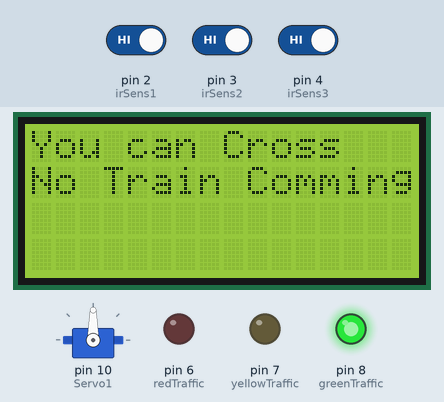
A sketch run on a simulated Arduino Uno, built with avr-gcc and run on an emulated ATmega328P. On the bench: 16×4 character LCD, servo, output pins drawn as LEDs (lit = HIGH). Inputs (shaded band) come from the test bench; at power-on: pin 2 (irSens1) HIGH, pin 4 (irSens3) HIGH, pin 3 (irSens2) HIGH.

Above: at 1.2 s.
1.3 s: pin 2 (irSens1) driven LOW
At 2.0 s:
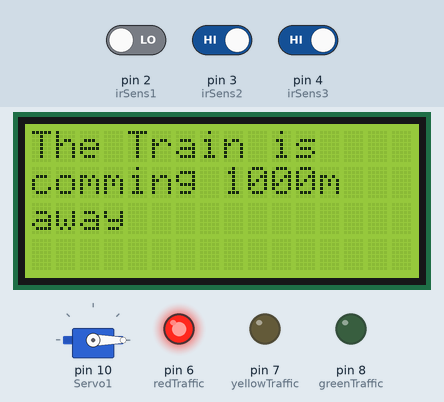
5.4 s: pin 2 (irSens1) driven HIGH
At 7.0 s:
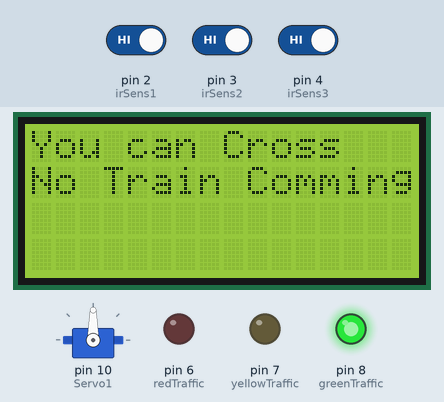
10.0 s: pin 4 (irSens3) driven LOW
At 10.9 s:
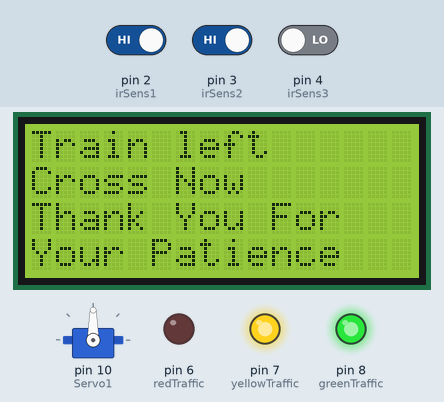
14.6 s: pin 3 (irSens2) driven LOW
At 16.1 s:
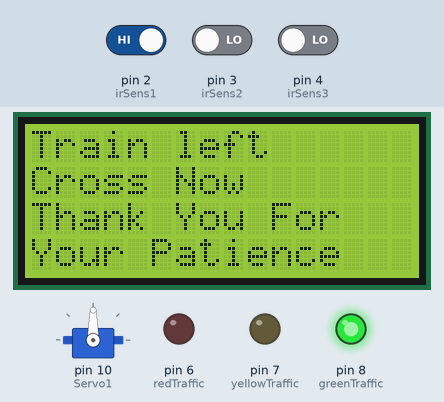
19.2 s: pin 3 (irSens2) driven HIGH
At 20.1 s:
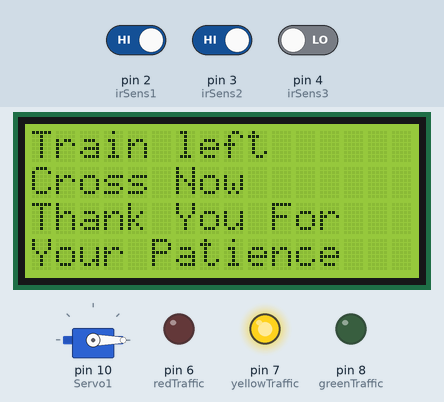
23.0 s: pin 4 (irSens3) driven HIGH
At 25.2 s:
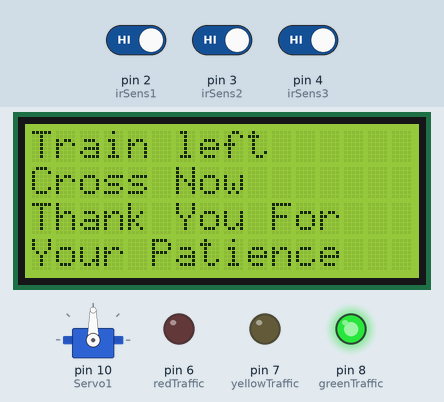
Timing chart, 0 to 26.7 s (numbered marks = the images above; inputs shaded):
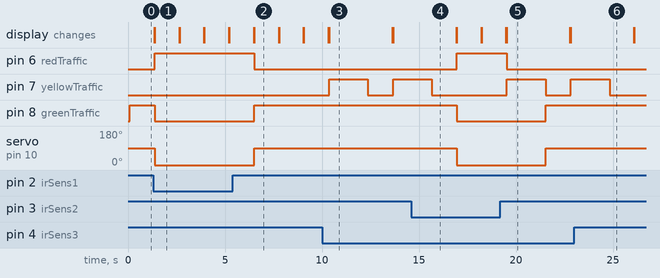

The sketch:

train_collosion_avoiding_system_byMe.ino
```cpp
#include<LiquidCrystal_I2C.h>//LCD Library
#include<Servo.h>//Servo Library

LiquidCrystal_I2C lcd(0x27,16,4);//defining lcd display

int irSens1 = 2;//creating variables for each IR Sensor Input Pin
int irSens2 = 3;
int irSens3 = 4;
//int irSens4 = 9;
int irSens1In;//creating variables for each IR Sensor Input value
int irSens2In;
int irSens3In;
//int irSens4In;
//int batteryVolSens = 5; for future videos
int redTraffic = 6;//defining LEDs
int yellowTraffic = 7;
int greenTraffic = 8;
Servo Servo1;


void setup() {
  pinMode(irSens1,INPUT);//setting up IR Sensor Pins
  pinMode(irSens2,INPUT);
  pinMode(irSens3,INPUT);
  //pinMode(irSens4,INPUT);
  //pinMode(batteryVolSens,INPUT);
  pinMode(redTraffic,OUTPUT);
  pinMode(yellowTraffic,OUTPUT);
  pinMode(greenTraffic,OUTPUT);
  lcd.init();
  lcd.backlight();
  Servo1.attach(10);
  Serial.begin(9600);

}

void loop() {
  irSens1In = digitalRead(irSens1);
  irSens2In = digitalRead(irSens2);
  irSens3In = digitalRead(irSens3);
  //irSens4In = digitalRead(irSens4);

  /*if (irSens1In == 0){
    lcd.setCursor(0,0);
    lcd.print("The Train is");
    lcd.setCursor(0,1);
    lcd.print("comming 1500");
    lcd.setCursor(12,1);
    lcd.print("m");
    lcd.setCursor(-4,2);
    lcd.print("away");
    Servo1.write(0);
    digitalWrite(redTraffic,HIGH);
    digitalWrite(greenTraffic,LOW);
    digitalWrite(yellowTraffic,LOW);
  }*/
  if (irSens1In == 0){
    lcd.setCursor(0,0);
    lcd.print("The Train is");
    lcd.setCursor(0,1);
    lcd.print("comming 1000");
    lcd.setCursor(12,1);
    lcd.print("m");
    lcd.setCursor(-4,2);
    lcd.print("away");
    Servo1.write(0);
    digitalWrite(redTraffic,HIGH);
    digitalWrite(greenTraffic,LOW);
    digitalWrite(yellowTraffic,LOW);
  }
  else if (irSens2In == 0){
    lcd.setCursor(0,0);
    lcd.print("The Train is");
    lcd.setCursor(0,1);
    lcd.print("comming 500");
    lcd.setCursor(11,1);
    lcd.print("m");
    lcd.setCursor(-4,2);
    lcd.print("away");
    Servo1.write(0);
    digitalWrite(redTraffic,HIGH);
    digitalWrite(greenTraffic,LOW);
    digitalWrite(yellowTraffic,LOW);
  }
  else if (irSens3In == 0){
    lcd.setCursor(0,0);
    lcd.print("Train left");
    lcd.setCursor(0,1);
    lcd.print("Cross Now");
    lcd.setCursor(-4,2);
    lcd.print("Thank You For");
    lcd.setCursor(-4,3);
    lcd.print("Your Patience");
    digitalWrite(redTraffic,LOW);
    digitalWrite(yellowTraffic,HIGH);
    delay(2000);
    digitalWrite(yellowTraffic,LOW);
    digitalWrite(greenTraffic,HIGH);
    Servo1.write(90);
  }
  else{
    Servo1.write(90);
    lcd.setCursor(0, 0);
    lcd.print("You can Cross");
    lcd.setCursor(0, 1);
    lcd.print("No Train Comming");
    digitalWrite(redTraffic,LOW);
    digitalWrite(yellowTraffic,LOW);
    digitalWrite(greenTraffic,HIGH);
  }
  delay(1250);
  lcd.clear();

}
```

Measured:
- after the input at 1.3 s, pin 6 (redTraffic): LOW → HIGH after 0.08 s; pin 8 (greenTraffic): HIGH → LOW after 0.08 s; servo on pin 10 (Servo1): 90° → 0° after 0.08 s; the display: first differs from a run without the input after 0.08 s (image 1)
- after the input at 5.4 s, pin 6 (redTraffic): HIGH → LOW after 1.1 s; pin 8 (greenTraffic): LOW → HIGH after 1.1 s; servo on pin 10 (Servo1): 0° → 90° after 1.1 s; the display: first differs from a run without the input after 1.1 s (image 2)
- after the input at 10.0 s, pin 7 (yellowTraffic): LOW → HIGH after 0.37 s, → LOW 2.0 s later, → HIGH 1.3 s later; the display: first differs from a run without the input after 0.37 s (image 3)
- after the input at 14.6 s, pin 6 (redTraffic): LOW → HIGH after 2.3 s; pin 7 (yellowTraffic): goes on until 15.7 s, then stays LOW; pin 8 (greenTraffic): HIGH → LOW after 2.3 s; servo on pin 10 (Servo1): 90° → 0° after 2.3 s
- after the input at 19.2 s, pin 6 (redTraffic): HIGH → LOW after 0.33 s; pin 7 (yellowTraffic): LOW → HIGH after 0.33 s, → LOW 2.0 s later, → HIGH 1.3 s later; pin 8 (greenTraffic): LOW → HIGH after 2.3 s; servo on pin 10 (Servo1): 0° → 90° after 2.3 s; the display: first differs from a run without the input after 0.33 s (image 5)
- after the input at 23.0 s, pin 7 (yellowTraffic): goes on until 24.8 s, then stays LOW
- what the display in image 1 shows lasts 1.2 s, from 1.4 s to 2.6 s
